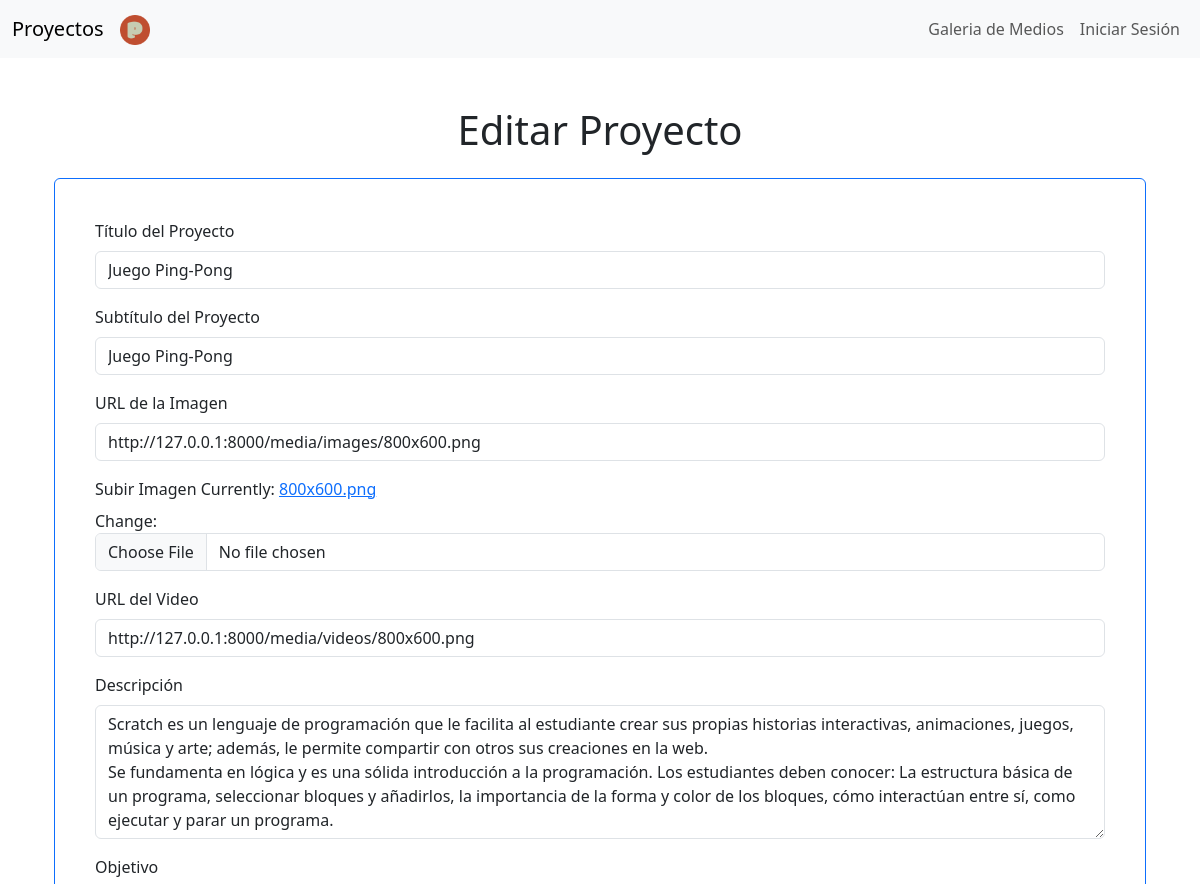
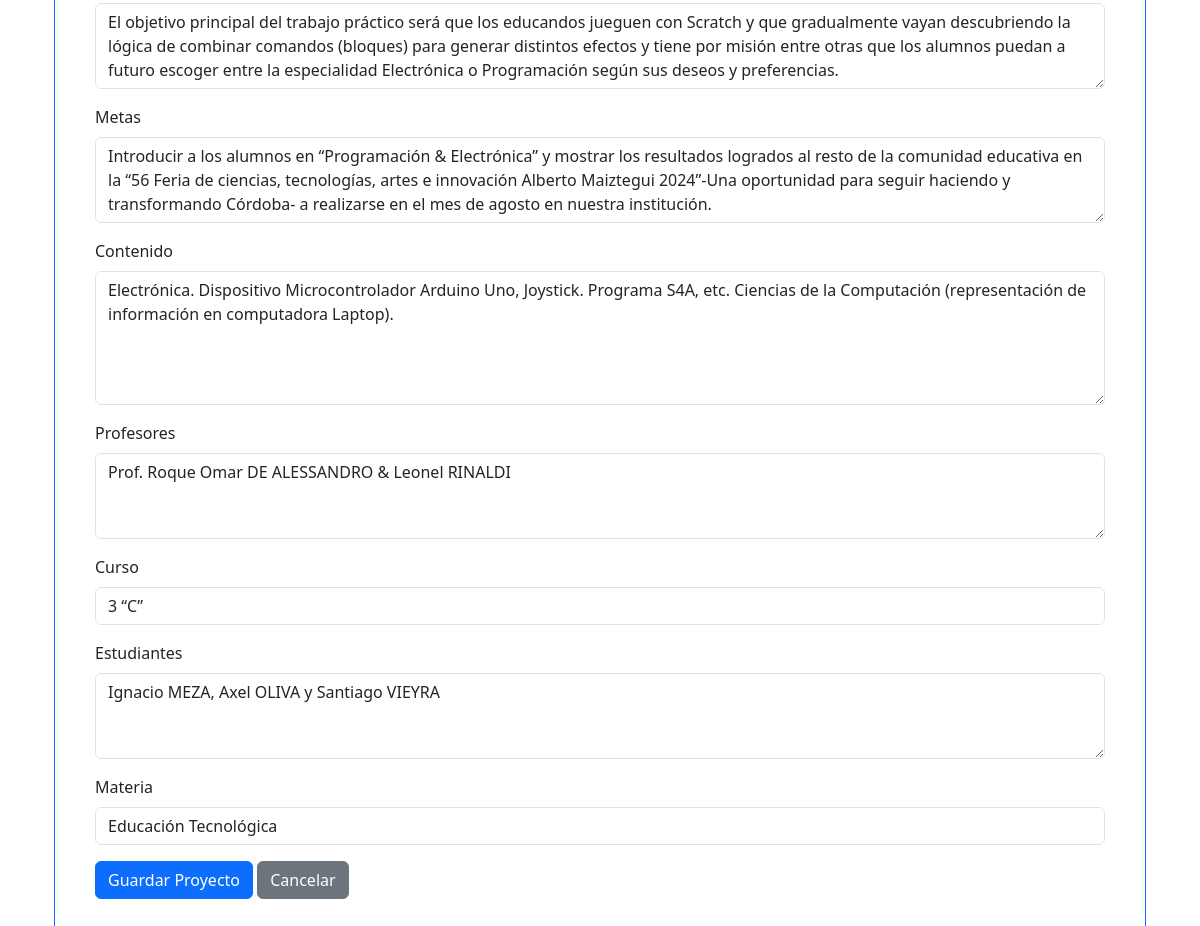
The page /projects/1/update/ on the database its author committed (2 pictures, top to bottom).
### projects/models.py (models this page shows, shortened)
class Project(models.Model):
    userID = models.ForeignKey(User,on_delete=models.CASCADE)
    title = models.CharField(max_length=100)
    subtitle = models.CharField(max_length=100,blank=True,null=True)
    image_url = models.URLField()
    image = models.ImageField(upload_to='images/', default='800x600.png', null=True)
    video = models.FileField(upload_to='videos/', default='800x600.png', null=True)
    video_url = models.URLField(blank=True, null=True)
    description = models.TextField()
    objective = models.TextField()
    goals = models.TextField()
    content = models.TextField()
    teachers = models.TextField()
    course = models.TextField()
    students = models.TextField()
    subject = models.TextField()
    created_at = models.DateTimeField(auto_now_add=True)
    updated_at = models.DateTimeField(auto_now=True)

### projects/views.py (the view, shortened to what this page needs)
# urls.py: path('projects/<int:pk>/update/', views.EditProject.as_view(), name='project_update'),
class EditProject(UpdateView):
    model = Project
    form_class = ProjectForm
    template_name = 'projects/Form_edit.html'
    context_object_name = 'form'
    success_url = reverse_lazy('index')

### templates/projects/Form_edit.html (shortened to what this page needs)
{% extends 'layouts/main.html' %}
{% block content %}
<div class="container mt-5">
    <h1 class="text-center mb-4">Editar Proyecto</h1>
    <div class="card p-4 border-primary">
        <div class="card-body">
            <form method="post" enctype="multipart/form-data">
                <div class="mb-3">
                    <label for="id_title" class="form-label">Título del Proyecto</label>
                    {{ form.title|default_if_none:"" }}
                </div>
                <div class="mb-3">
                    <label for="id_subtitle" class="form-label">Subtítulo del Proyecto</label>
                    {{ form.subtitle|default_if_none:"" }}
                </div>
                <div class="mb-3">
                    <label for="id_image_url" class="form-label">URL de la Imagen</label>
                    {{ form.image_url|default_if_none:"" }}
                </div>
                <div class="mb-3">
                    <label for="id_image" class="form-label">Subir Imagen</label>
                    {{ form.image|default_if_none:"" }}
                </div>
                <div class="mb-3">
                    <label for="id_video_url" class="form-label">URL del Video</label>
                    {{ form.video_url|default_if_none:"" }}
                </div>
                <div class="mb-3">
                    <label for="id_description" class="form-label">Descripción</label>
                    {{ form.description|default_if_none:"" }}
                </div>
                <div class="mb-3">
                    <label for="id_objective" class="form-label">Objetivo</label>
                    {{ form.objective|default_if_none:"" }}
                </div>
                <div class="mb-3">
                    <label for="id_goals" class="form-label">Metas</label>
                    {{ form.goals|default_if_none:"" }}
                </div>
                <div class="mb-3">
                    <label for="id_content" class="form-label">Contenido</label>
                    {{ form.content|default_if_none:"" }}
                </div>
                <div class="mb-3">
                    <label for="id_teachers" class="form-label">Profesores</label>
                    {{ form.teachers|default_if_none:"" }}
                </div>
                <div class="mb-3">
                    <label for="id_course" class="form-label">Curso</label>
                    {{ form.course|default_if_none:"" }}
                </div>
                <div class="mb-3">
                    <label for="id_students" class="form-label">Estudiantes</label>
                    {{ form.students|default_if_none:"" }}
                </div>
                <div class="mb-3">
                    <label for="id_subject" class="form-label">Materia</label>
                    {{ form.subject|default_if_none:"" }}
                </div>
                <button type="submit" class="btn btn-primary">Guardar Proyecto</button>
                <a href="{% url 'index' %}" class="btn btn-secondary">Cancelar</a>
            </form>
        </div>
    </div>
</div>
{% endblock %}

### rows shown on the page
Project: title "Juego Ping-Pong", subtitle "Juego Ping-Pong", image_url "http://127.0.0.1:8000/media/images/800x600.png", video_url "http://127.0.0.1:8000/media/videos/800x600.png", description "Scratch es un lenguaje de programación que le facilita al estudiante crear sus propias historias interactivas, animaciones, juegos, música y arte; además, le permite compartir con otros sus creaciones en la web. Se fundamenta en lógica y es una sólida introducción a la programación. Los estudiantes deben conocer: La estructura básica de un programa, seleccionar bloques y añadirlos, la importancia de la forma y color de los bloques, cómo interactúan entre sí, como ejecutar y parar un programa.", objective "El objetivo principal del trabajo práctico será que los educandos jueguen con Scratch y que gradualmente vayan descubriendo la lógica de combinar comandos (bloques) para generar distintos efectos y tiene por misión entre otras que los alumnos puedan a futuro escoger entre la especialidad Electrónica o Programación según sus deseos y preferencias.", goals "Introducir a los alumnos en “Programación & Electrónica” y mostrar los resultados logrados al resto de la comunidad educativa en la “56 Feria de ciencias, tecnologías, artes e innovación Alberto Maiztegui 2024”-Una oportunidad para seguir haciendo y transformando Córdoba- a realizarse en el mes de agosto en nuestra institución.", content "Electrónica. Dispositivo Microcontrolador Arduino Uno, Joystick. Programa S4A, etc. Ciencias de la Computación (representación de información en computadora Laptop).", teachers "Prof. Roque Omar DE ALESSANDRO & Leonel RINALDI", course "3 “C”", students "Ignacio MEZA, Axel OLIVA y Santiago VIEYRA", subject "Educación Tecnológica"
